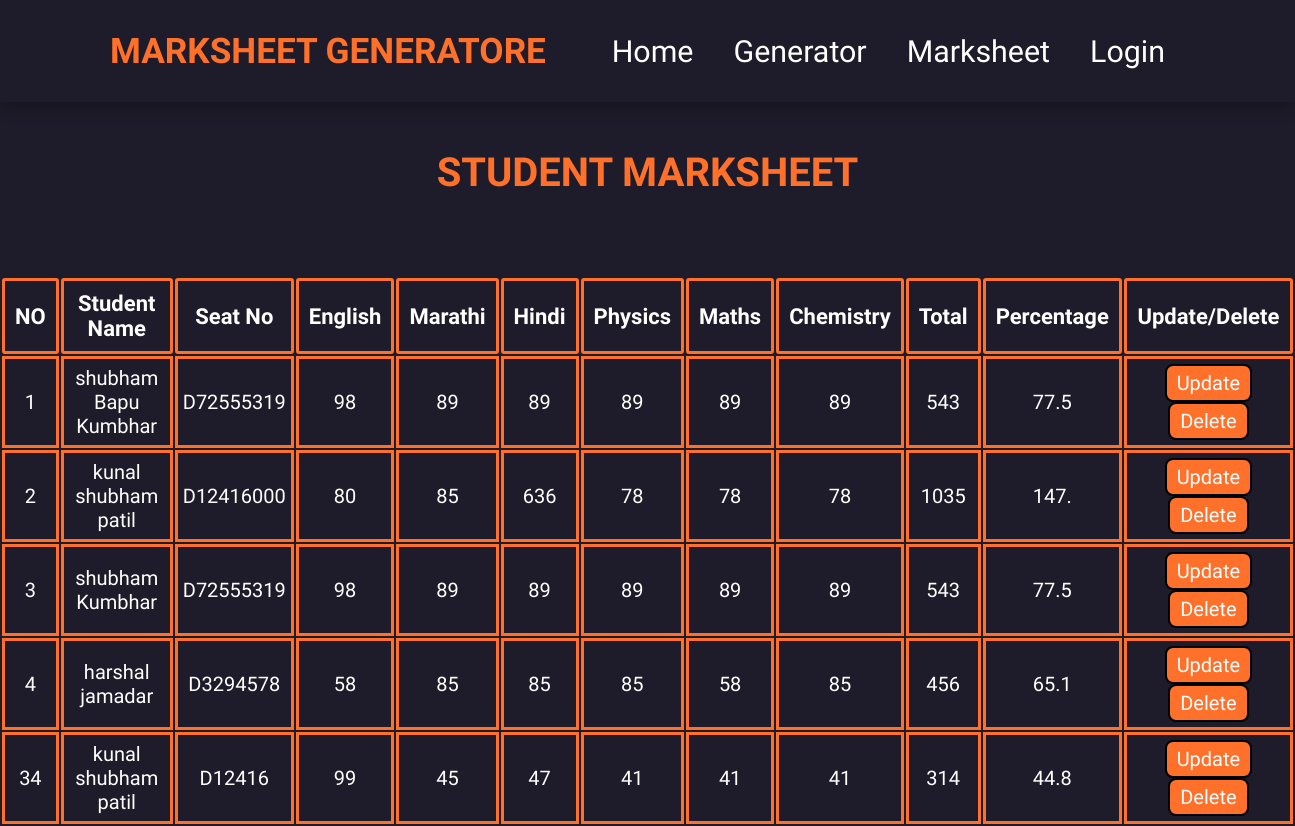
The page /marksheet.php on the database its author committed.
### tables this page shows
CREATE TABLE `shivam` (
  `no` int(11) NOT NULL,
  `studentname` varchar(20) NOT NULL,
  `seatno` varchar(10) NOT NULL,
  `english` varchar(3) NOT NULL,
  `marathi` varchar(3) NOT NULL,
  `hindi` varchar(3) NOT NULL,
  `physics` varchar(3) NOT NULL,
  `maths` varchar(3) NOT NULL,
  `chemistry` varchar(3) NOT NULL,
  `total` varchar(10) NOT NULL,
  `percentege` varchar(4) NOT NULL
);

### marksheet.php (the view, shortened to what this page needs)
<html>
<head>
  <link rel="stylesheet" type="text/css" href="style.css">
   <link rel="stylesheet"
  href="https://unpkg.com/boxicons@latest/css/boxicons.min.css">
</head>
<body>
  <header>
    <a href="index.php" class="logo">Marksheet Generatore</a>
    <ul class="navbar">
      <li><a href="index.php">Home</a></li>
      <li><a href="generator.php">Generator</a></li>
      <li><a href="marksheet.php">Marksheet</a></li>
      <li><a href="calculator.php">Login</a></li>
    </ul>
  </header>
<?php
    include("projectserver.php");
   $query = "SELECT * FROM SHIVAM";
   $data = mysqli_query($conn,$query);
    $total = mysqli_num_rows($data);
    if($total != 0)
    {
         ?>
         <h2 align="center">STUDENT MARKSHEET</h2>
         <center>
          <div class="yy">
       <table  width="100%" padding-top="300px" >
        <tr>
           <th width="1%">NO</th>
           <th width="20%">Student Name</th>
           <th width="10">Seat No</th>
           <th width="1%">English</th>
           <th width="1%">Marathi</th>
           <th width="1%">Hindi</th>
           <th width="1%">Physics</th>
           <th width="1%">Maths</th>
           <th width="1%">Chemistry</th>
           <th width="2%">Total</th>
           <th width="1%">Percentage</th>
           <th width="15%">Update/Delete</th>
        </tr>
    </div>
         <?php
        while($result = mysqli_fetch_assoc($data))
        {
    echo "<tr>
           <td>".$result['no']."</td>
           <td>".$result['studentname']."</td>
           <td>".$result['seatno']."</td>
           <td>".$result['english']."</td>
           <td>".$result['marathi']."</td>
           <td>".$result['hindi']."</td>
           <td>".$result['physics']."</td>
           <td>".$result['maths']."</td>
           <td>".$result['chemistry']."</td>
           <td>".$result['total']."</td>
           <td>".$result['percentege']."</td>
           <td><a href='update.php?no=$result[no]'><input type='submit' value='Update' class='update'></a>
           <a href='marksheet.php?no=$result[no]'><input type='submit' value='Delete' class='update' onclick = 'return delete()'></a></td>
           </tr>";
        }
     }
    else
    {
        echo "Table is Not Record";
    }
  ?>
</center>
   </body>
</html>

### style.css (style rules this page uses)
* { padding: 0; margin: 0; box-sizing: border-box; font-family: "Spartan", sans-serif; scroll-behavior: smooth; list-style: none; text-decoration: none; }
:root { --main-color:#ff702a; --text-color:#fff; --bg-color: #1e1c2a; --big-font:5rem; --h2-font:2.25rem; --p-font:0.9rem; }
body { color: var(--text-color); background:var(--bg-color); }
header { position: fixed; top: 0; right: 0; width: 100%; z-index: 1000; display: flex; align-items: center; box-shadow: 0 5px 15px rgba( 0, 0, 0, 0.3); justify-content: space-between; padding: 30px 110px; background: var(--bg-color); }
.logo { color: var(--main-color); font-weight: 600; font-size: 2.2rem; text-transform: uppercase; }
.navbar { display: flex; }
.navbar a { color: var(--text-color); font-size: 1.9rem; padding: 10px 20px; font-weight: 500px; }

### marksheet.php (style rules this page uses)
h2 { margin-top:130px; font-size: 40px; color: #ff702a; }
table { background-color: transparent; margin-top: 80px; }
th { border: 3px solid #ff702a; padding: 10px ; border-radius: 3px; font-size: 22px; }
td { border: 3px solid #ff702a; padding: 5px; border-radius: 0px; text-align: center; font-size: 20px; }
.update { padding: 5px 10px; background: #ff702a; color: #fff; font-size: 20px; border-radius: 0.5rem; border: 2px solid black; cursor: pointer; }

### rows shown on the page
shivam: no "1", studentname "shubham Bapu Kumbhar", seatno "D72555319", english "98", marathi "89", hindi "89", physics "89", maths "89", chemistry "89", total "543", percentege "77.5"
shivam: no "2", studentname "kunal shubham patil", seatno "D12416000", english "80", marathi "85", hindi "636", physics "78", maths "78", chemistry "78", total "1035", percentege "147."
shivam: no "3", studentname "shubham Kumbhar", seatno "D72555319", english "98", marathi "89", hindi "89", physics "89", maths "89", chemistry "89", total "543", percentege "77.5"
shivam: no "4", studentname "harshal jamadar", seatno "D3294578", english "58", marathi "85", hindi "85", physics "85", maths "58", chemistry "85", total "456", percentege "65.1"
shivam: no "34", studentname "kunal shubham patil", seatno "D12416", english "99", marathi "45", hindi "47", physics "41", maths "41", chemistry "41", total "314", percentege "44.8"
